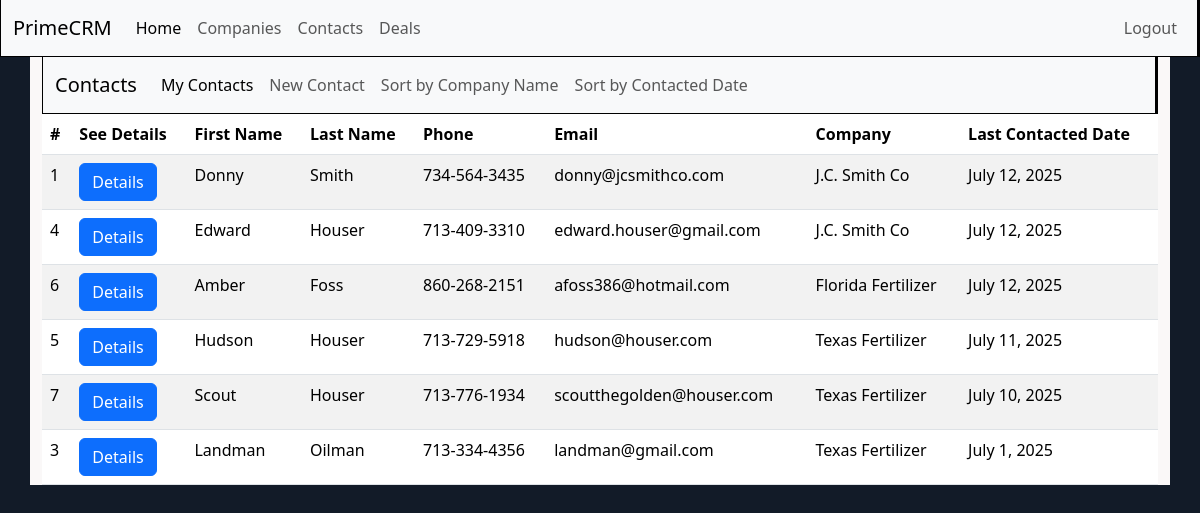
Page /crm/contacts/lastcontacted (signed in) on the committed database.
### crm/models.py (models this page shows, shortened)
class Contact(models.Model):
    firstname = models.CharField(max_length=100)
    lastname = models.CharField(max_length=100)
    phone = models.CharField(max_length=50, blank=True, null=True)
    email = models.EmailField(unique=True)
    company = models.ForeignKey(Company, on_delete=models.CASCADE)
    birthday = models.DateField(auto_now=False, auto_now_add=False)
    lastcontactdate = models.DateField(auto_now=False, auto_now_add=False)
    notes = models.TextField()
    addressLineOne = models.CharField(max_length=100, blank=True, null=True)
    city = models.CharField(max_length=50, blank=True, null=True)
    stateProv = models.CharField(max_length=50, blank=True, null=True)
    zipcode = models.CharField(max_length=20, blank=True, null=True)
    author = models.ForeignKey(User, on_delete=models.CASCADE, null=True, blank=True)

class Company(models.Model):
    name = models.CharField(max_length=100)
    industry = models.CharField(max_length=100, blank=True, null=True)
    phone = models.CharField(max_length=50, blank=True, null=True)
    notes = models.TextField()
    addressLineOne = models.CharField(max_length=100, blank=True, null=True)
    city = models.CharField(max_length=50, blank=True, null=True)
    stateProv = models.CharField(max_length=50, blank=True, null=True)
    zipcode = models.CharField(max_length=20, blank=True, null=True)
    author = models.ForeignKey(User, on_delete=models.CASCADE, null=True, blank=True)
    def __str__(self):
        return self.name

### crm/views.py (the view)
# urls.py: path("contacts/lastcontacted", views.ContactsNeedUpdate.as_view(), name = "contact_lastcontacted"),
class ContactsNeedUpdate(ListView):
    template_name = "crm/contactupdated.html"
    def get_queryset(self):
        logged_user = self.request.user
        return Contact.objects.filter(author = logged_user).order_by('-lastcontactdate')
    model = Contact

### templates/crm/contactupdated.html (shortened to what this page needs)
{% extends 'base.html' %}
{% block content %}
{% include 'crm/contactnavbar.html' %}
<table class="table table-striped table-responsive">
  <thead>
    <tr>
      <th scope="col">#</th>
      <th scope="col">See Details</th>
      <th scope="col">First Name</th>
      <th scope="col">Last Name </th>
      <th scope="col">Phone</th>
      <th scope="col">Email</th>
      <th scope="col">Company</th>
      <th scope="col">Last Contacted Date</th>
    </tr>
  </thead>
  <tbody>
    {% for contact in contact_list %}
    <tr>
      <td>{{contact.id}}</td>
      <td><a href=" {% url 'contactdetail' contact.id %}" class="btn btn-primary"> Details </a></td>
      <td>{{contact.firstname}}</td>
      <td>{{contact.lastname}}</td>
      <td>{{contact.phone}}</td>
      <td>{{contact.email}}</td>
      <td>{{contact.company}}</td>
      <td>{{contact.lastcontactdate}}</td>
    </tr>
    {% endfor %}
  </tbody>
</table>
{% endblock content %}

### static/css/base.css (style rules this page uses)
body { background-color: #121b28 }

### rows in the picture
Contact: id "1", firstname "Donny", lastname "Smith", phone "734-564-3435", email "donny@jcsmithco.com", company "J.C. Smith Co", lastcontactdate "July 12, 2025"
Contact: id "4", firstname "Edward", lastname "Houser", phone "713-409-3310", email "edward.houser@gmail.com", company "J.C. Smith Co", lastcontactdate "July 12, 2025"
Contact: id "6", firstname "Amber", lastname "Foss", phone "860-268-2151", email "afoss386@hotmail.com", company "Florida Fertilizer", lastcontactdate "July 12, 2025"
Contact: id "5", firstname "Hudson", lastname "Houser", phone "713-729-5918", email "hudson@houser.com", company "Texas Fertilizer", lastcontactdate "July 11, 2025"
Contact: id "7", firstname "Scout", lastname "Houser", phone "713-776-1934", email "scoutthegolden@houser.com", company "Texas Fertilizer", lastcontactdate "July 10, 2025"
Contact: id "3", firstname "Landman", lastname "Oilman", phone "713-334-4356", email "landman@gmail.com", company "Texas Fertilizer", lastcontactdate "July 1, 2025"
